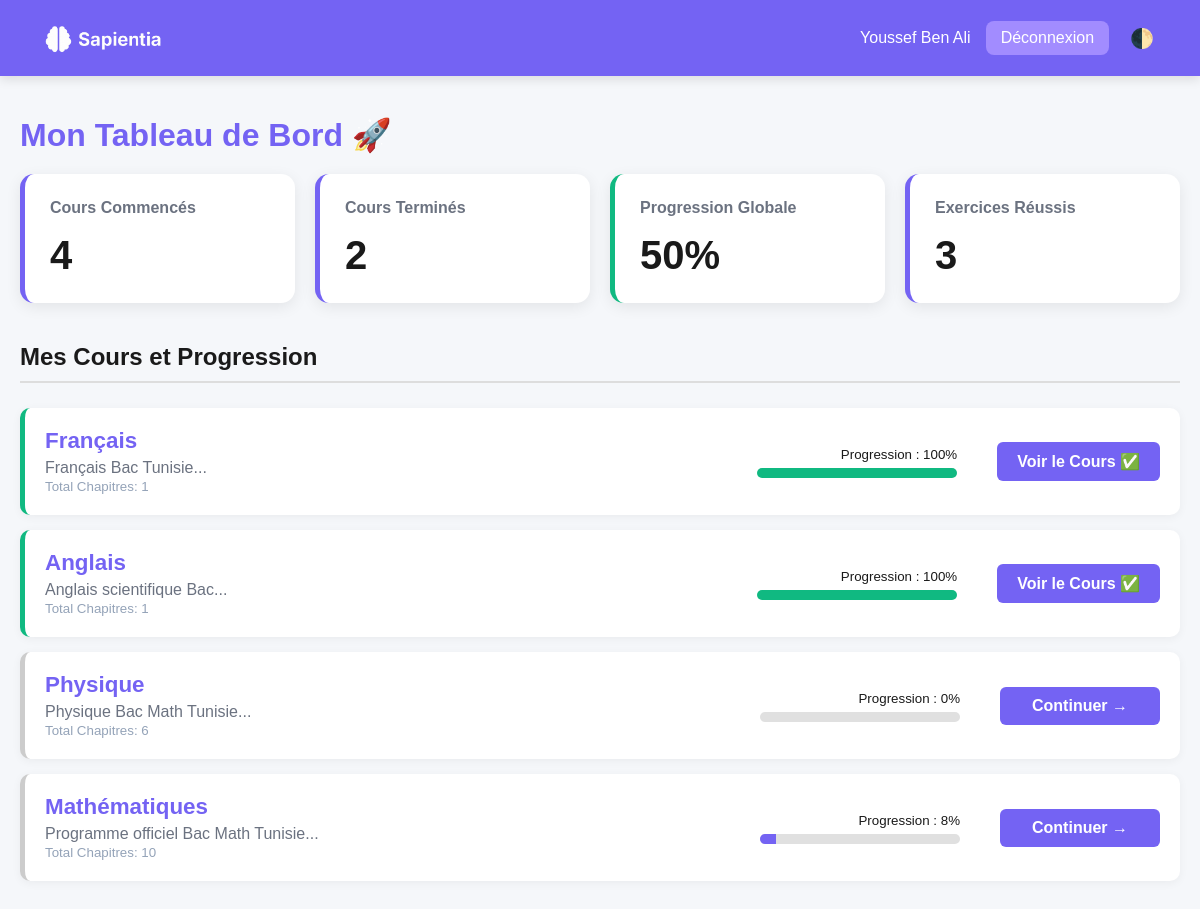
Screenshot of /user/user_dashboard.php (signed in) with the database file from the repository.
### tables this page shows
CREATE TABLE `cours` (
  `id_cours` int(11) NOT NULL,
  `titre` varchar(100) DEFAULT NULL,
  `description` text DEFAULT NULL,
  `niveau` varchar(50) DEFAULT NULL
);

### user/user_dashboard.php (the view, shortened to what this page needs)
<?php
include "../connection.php";
$user_id = $_SESSION['id'];
$display_prenom = htmlspecialchars($_SESSION['prenom'] ?? 'Utilisateur');
$display_nom = htmlspecialchars($_SESSION['nom'] ?? '');
$display_full_name = trim($display_prenom . ' ' . $display_nom);
$stats = [
    'courses_completed' => 0,
    'total_courses_started' => 0,
    'total_exercises_completed' => 0,
    'completion_rate' => 0,
    'courses_list' => []
];
$sql_started = "SELECT COUNT(DISTINCT id_cours) AS total_started FROM progression WHERE id_utilisateur = ?";
$stmt_started = $conn->prepare($sql_started);
$stmt_started->bind_param("i", $user_id);
$stmt_started->execute();
$stats['total_courses_started'] = $stmt_started->get_result()->fetch_assoc()['total_started'] ?? 0;
$sql_completed = "SELECT COUNT(id_cours) AS total_completed FROM progression WHERE id_utilisateur = ? AND est_termine = 1";
$stmt_completed = $conn->prepare($sql_completed);
$stmt_completed->bind_param("i", $user_id);
$stmt_completed->execute();
$stats['courses_completed'] = $stmt_completed->get_result()->fetch_assoc()['total_completed'] ?? 0;
if ($stats['total_courses_started'] > 0) {
    $stats['completion_rate'] = round(($stats['courses_completed'] / $stats['total_courses_started']) * 100);
} else {
    $stats['completion_rate'] = 0;
}
$sql_exercises = "SELECT COUNT(id) AS total_success FROM exercice_progression WHERE id_utilisateur = ? AND statut = 'termine'";
$stmt_exercises = $conn->prepare($sql_exercises);
$stmt_exercises->bind_param("i", $user_id);
$stmt_exercises->execute();
$stats['total_exercises_completed'] = $stmt_exercises->get_result()->fetch_assoc()['total_success'] ?? 0;
$sql_courses = "
    SELECT
        c.id_cours,
        c.titre,
        c.description,
        (SELECT COUNT(ch.id_chapitre) FROM chapitre ch WHERE ch.id_cours = c.id_cours) AS total_chapitres,
        p.est_termine
    FROM
        cours c
    LEFT JOIN
        progression p ON c.id_cours = p.id_cours AND p.id_utilisateur = ?
    ORDER BY
        -- Utilise 'dernier_acces'
        p.dernier_acces DESC, c.titre ASC";
$stmt_courses = $conn->prepare($sql_courses);
$stmt_courses->bind_param("i", $user_id);
$stmt_courses->execute();
$result_courses = $stmt_courses->get_result();
while ($row = $result_courses->fetch_assoc()) {
    $row['progression_percentage'] = 0;
    if ($row['est_termine'] !== null) {
        $current_course_id = $row['id_cours'];
        $sql_total_exercises_check = "
            SELECT COUNT(e.id_exercice) AS total
            FROM exercice e
            JOIN chapitre c ON e.id_chapitre = c.id_chapitre
            WHERE c.id_cours = ?";
        $stmt_total_check = $conn->prepare($sql_total_exercises_check);
        $stmt_total_check->bind_param("i", $current_course_id);
        $stmt_total_check->execute();
        $total_exercises = $stmt_total_check->get_result()->fetch_assoc()['total'] ?? 0;
        $sql_completed_exercises_check = "
            SELECT COUNT(DISTINCT ep.id_exercice) AS completed
            FROM exercice_progression ep
            JOIN exercice e ON ep.id_exercice = e.id_exercice
            JOIN chapitre c ON e.id_chapitre = c.id_chapitre
            WHERE c.id_cours = ? AND ep.id_utilisateur = ? AND ep.statut = 'termine'";
        $stmt_completed_check = $conn->prepare($sql_completed_exercises_check);
        $stmt_completed_check->bind_param("ii", $current_course_id, $user_id);
        $stmt_completed_check->execute();
        $completed_exercises = $stmt_completed_check->get_result()->fetch_assoc()['completed'] ?? 0;
        if ($total_exercises > 0) {
            $row['progression_percentage'] = round(($completed_exercises / $total_exercises) * 100);
        } elseif ($row['total_chapitres'] > 0) {
            $row['progression_percentage'] = 100;
        }
    }
    $stats['courses_list'][] = $row;
}
?>
<!DOCTYPE html>
<html lang="fr">
<head>
    <link rel="stylesheet" href="../css/user.css">
    <link rel="stylesheet" href="../css/pages/user_dashboard.css">
</head>
<body>
    <nav>
        <a href="user_dashboard.php" class="logo">
            <img src="../DDD-removebg-preview.png" alt="Sapientia Logo">
        </a>
        <div class="user-info">
            <span class="user-name"><?php echo $display_full_name; ?></span>
            <a href="../logout.php" class="logout-btn">Déconnexion</a>
            <button id="dark-toggle">🌓</button>
        </div>
    </nav>
    <div class="dashboard-container">
        <h1>Mon Tableau de Bord 🚀</h1>
        <div class="stat-grid">
            <div class="stat-card">
                <h3>Cours Commencés</h3>
                <p><?php echo htmlspecialchars($stats['total_courses_started']); ?></p>
            </div>
            <div class="stat-card">
                <h3>Cours Terminés</h3>
                <p><?php echo htmlspecialchars($stats['courses_completed']); ?></p>
            </div>
            <div class="stat-card rate">
                <h3>Progression Globale</h3>
                <p><?php echo htmlspecialchars($stats['completion_rate']); ?>%</p>
            </div>
            <div class="stat-card">
                <h3>Exercices Réussis</h3>
                <p><?php echo htmlspecialchars($stats['total_exercises_completed']); ?></p>
            </div>
        </div>
        <div class="course-list">
            <h2>Mes Cours et Progression</h2>
            <?php if (empty($stats['courses_list'])): ?>
                <p style="text-align: center; padding: 30px; background: white; border-radius: 10px;">
                    Vous n'avez pas encore de cours disponibles.
                </p>
            <?php else: ?>
                <?php foreach ($stats['courses_list'] as $course):
                    $is_completed = ($course['est_termine'] == 1);
                    $btn_text = $is_completed ? "Voir le Cours ✅" : "Continuer →";
                    $status_class = $is_completed ? "completed" : "in-progress";
                ?>
                    <div class="course-card <?php echo $status_class; ?>">
                        <div class="details">
                            <h3><?php echo htmlspecialchars($course['titre']); ?></h3>
                            <p><?php echo htmlspecialchars(substr($course['description'] ?? 'Pas de description.', 0, 100)); ?>...</p>
                            <small style="color:#94a3b8;">Total Chapitres: <?php echo htmlspecialchars($course['total_chapitres']); ?></small>
                        </div>
                        <div class="progress-container">
                            <small>Progression : <?php echo htmlspecialchars($course['progression_percentage']); ?>%</small>
                            <div class="progress-bar">
                                <div class="progress-fill" style="width: <?php echo htmlspecialchars($course['progression_percentage']); ?>%;"></div>
                            </div>
                        </div>
                        <a href="view_course.php?id=<?php echo htmlspecialchars($course['id_cours']); ?>" class="btn-continue">
                            <?php echo $btn_text; ?>
                        </a>
                    </div>
                <?php endforeach; ?>
            <?php endif; ?>
        </div>
    </div>
</body>
</html>

### css/user.css (style rules this page uses)
:root { --primary: #7463F3; }
body { margin: 0; font-family: Arial, Helvetica, sans-serif; background: var(--bg); color: var(--text); transition: background 0.3s, color 0.3s; }
nav { background: var(--primary); padding: 18px 40px; display: flex; justify-content: space-between; align-items: center; box-shadow: 0 4px 10px rgba(0,0,0,0.1); }
nav .logo { font-size: 1.8rem; font-weight: bold; color: white; text-decoration: none; display: flex; align-items: center; }
nav .logo img { height: 40px; object-fit: contain; }
nav .user-info { color: white; font-weight: 500; display: flex; align-items: center; gap: 15px; }
nav .logout-btn { background-color: var(--accent); color: white; padding: 8px 15px; border-radius: 8px; text-decoration: none; transition: background-color 0.2s; }
#dark-toggle { background: none; border: none; color: white; font-size: 1.2rem; cursor: pointer; }

### css/pages/user_dashboard.css (style rules this page uses)
:root { --accent: #A28CFF; --bg: #f5f7fa; --text: #1a1a1a; --radius: 14px; --card-bg: white; --success-color: #10b981; --bg-dark: #111827; --text-darkmode: #f3f4f6; --card-bg-dark: #1f2937; --accent-dark: #9d8cff; }
body { min-height: 100vh; }
.dashboard-container { max-width: 1200px; margin: 40px auto; padding: 0 20px; }
.dashboard-container h1 { color: var(--primary); margin-bottom: 20px; }
.stat-grid { display: grid; grid-template-columns: repeat(auto-fit, minmax(250px, 1fr)); gap: 20px; margin-bottom: 40px; }
.stat-card { background: var(--card-bg); padding: 25px; border-radius: var(--radius); box-shadow: 0 4px 15px rgba(0,0,0,0.08); border-left: 5px solid var(--primary); transition: background 0.3s, box-shadow 0.3s; }
.stat-card h3 { margin-top: 0; font-size: 1rem; color: #6b7280; }
.stat-card p { font-size: 2.5rem; font-weight: bold; margin: 5px 0 0; color: var(--text); }
.stat-card.rate { border-left-color: var(--success-color); }
.course-list h2 { border-bottom: 2px solid #ddd; padding-bottom: 10px; margin-bottom: 25px; color: var(--text); }
.course-card { background: var(--card-bg); padding: 20px; margin-bottom: 15px; border-radius: 10px; box-shadow: 0 2px 10px rgba(0,0,0,0.05); display: grid; grid-template-columns: 1fr 220px auto; align-items: center; gap: 20px; border-left: 5px solid #ccc; transition: border-color 0.3s, transform 0.2s, background 0.3s; }
.course-card.completed { border-left-color: var(--success-color); }
.course-card .details { overflow: hidden; }
.course-card .details h3 { margin: 0 0 5px; color: var(--primary); font-size: 1.4rem; }
.course-card .details p { margin: 0; color: #6b7280; }
.course-card a.btn-continue { background: var(--primary); color: white; padding: 10px 20px; border-radius: 6px; font-weight: 600; text-align: center; white-space: nowrap; min-width: 120px; text-decoration: none; }
.progress-container { width: 200px; text-align: right; }
.progress-bar { background-color: #e0e0e0; border-radius: 5px; overflow: hidden; height: 10px; margin-top: 5px; }
.progress-fill { height: 100%; background-color: var(--primary); transition: width 0.5s ease-in-out; }
.course-card.completed .progress-fill { background-color: var(--success-color); }

### rows the page displays
cours: titre "Français", description "Français Bac Tunisie", total_chapitres "1", progression_percentage "100", btn_text "Voir le Cours ✅"
cours: titre "Anglais", description "Anglais scientifique Bac", total_chapitres "1", progression_percentage "100", btn_text "Voir le Cours ✅"
cours: titre "Physique", description "Physique Bac Math Tunisie", total_chapitres "6", progression_percentage "0", btn_text "Continuer →"
cours: titre "Mathématiques", description "Programme officiel Bac Math Tunisie", total_chapitres "10", progression_percentage "8", btn_text "Continuer →"

### other values shown
$display_full_name "Youssef Ben Ali"
$stats['total_courses_started'] "4"
$stats['courses_completed'] "2"
$stats['completion_rate'] "50"
$stats['total_exercises_completed'] "3"
